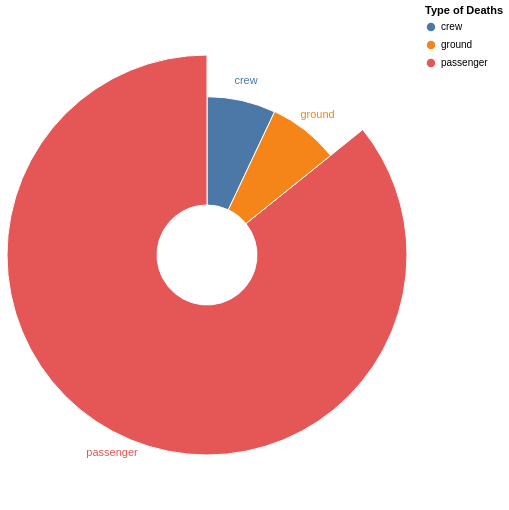

Write the Vega-Lite specification saved for this chart.
### Vega-Lite specification from a JSON file in a GitHub repository (floating-point values rounded to 4 significant figures)
{"$schema": "https://vega.github.io/schema/vega-lite/v5.json", "description": "A simple radial chart with embedded data.", "title": "", "width": 400, "height": 500, "data": {"values": [{"type": "crew", "value": 4029}, {"type": "passenger", "value": 49251}, {"type": "ground", "value": 4131}]}, "layer": [{"mark": {"type": "arc", "innerRadius": 50, "stroke": "#ffffff"}}, {"mark": {"type": "text", "radiusOffset": 20}, "encoding": {"text": {"field": "type", "type": "nominal"}}}], "encoding": {"theta": {"field": "value", "type": "quantitative", "stack": true}, "radius": {"field": "value", "scale": {"type": "symlog", "zero": true, "rangeMin": 20}}, "color": {"field": "type", "type": "nominal", "title": "Type of Deaths"}, "tooltip": [{"field": "type", "type": "nominal"}, {"field": "value", "type": "quantitative"}]}, "config": {}}
